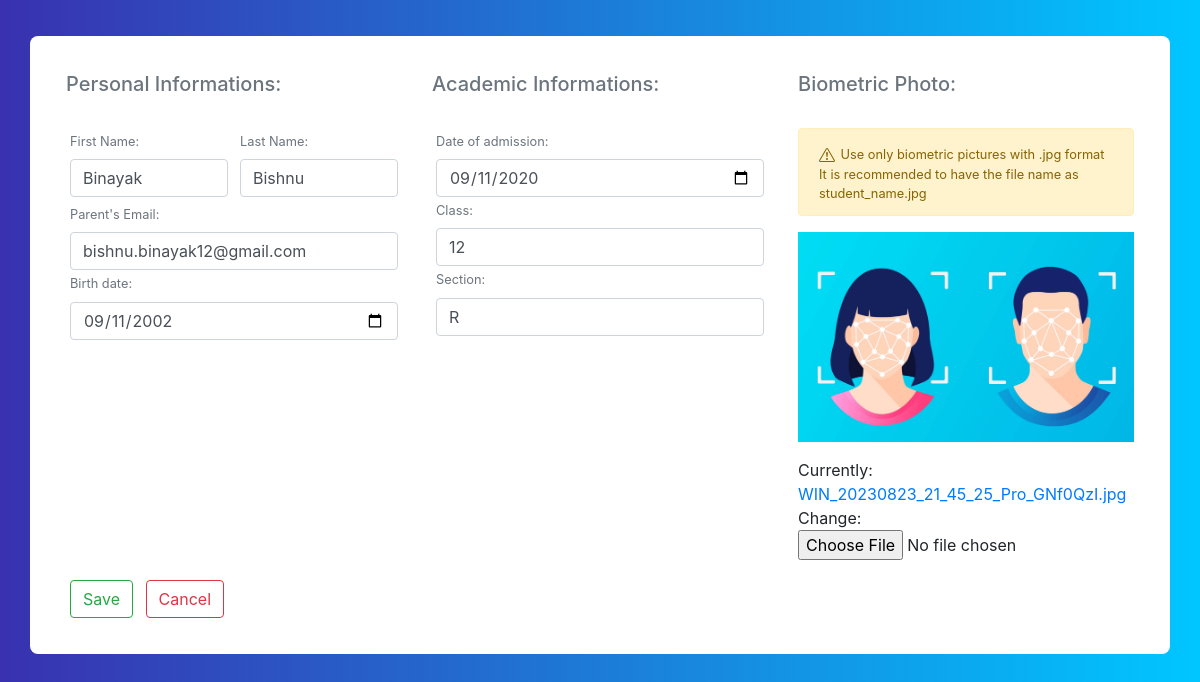
/edit_profile/1/, run on the app's committed database.
### core/models.py (models this page shows, shortened)
class Profile(models.Model):
    first_name = models.CharField(max_length=70)
    last_name = models.CharField(max_length=70)
    date = models.DateField()
    year = models.DateField()
    classinfo = models.IntegerField()
    sectioninfo = models.CharField(max_length=1)
    email = models.EmailField()
    present = models.BooleanField(default=False)
    image = models.ImageField()
    updated = models.DateTimeField(auto_now =True)

### core/views.py (the view)
# urls.py: path('edit_profile/<int:id>/',edit_profile,name='edit_profile'),
def edit_profile(request,id):
    profile = Profile.objects.get(id=id)
    form = ProfileForm(instance=profile)
    if request.method == 'POST':
        form = ProfileForm(request.POST,request.FILES,instance=profile)
        if form.is_valid():
            form.save()
            return redirect('profiles')
    context={'form':form}
    return render(request,'core/add_profile.html',context)

### core/forms.py
class ProfileForm(forms.ModelForm):
    class Meta:
        model = Profile
        fields = '__all__'
        widgets = {
            'date': DateInput(),
            'year': DateInput(),
        }
        exclude = ['present','updated']
    def __init__(self, *args, **kwargs):
        super(ProfileForm, self).__init__(*args, **kwargs)
        self.fields['first_name'].widget.attrs['class'] = 'form-control'
        self.fields['last_name'].widget.attrs['class'] = 'form-control'
        self.fields['date'].widget.attrs['class'] = 'form-control'
        self.fields['year'].widget.attrs['class'] = 'form-control'
        self.fields['email'].widget.attrs['class'] = 'form-control'
        self.fields['sectioninfo'].widget.attrs['class'] = 'form-control'
        self.fields['classinfo'].widget.attrs['class'] = 'form-control'

### core/templates/core/add_profile.html (shortened to what this page needs)
{% extends "core/base.html" %}
{% load static %}
{% block content %}
<div class="container emp-profile pb-3">
    <form method="POST" action="." class="needs-validation" enctype='multipart/form-data'>
        <div class="row">
            <div class="col-md-4">
                <h5 class="text-muted">Personal Informations:</h5><br>
                <div class="d-flex justify-content-between">
                    <div class="m-1 mr-2">
                        <label class="text-muted"><small>First Name:</small></label>
                        {{ form.first_name }}
                    </div>
                    <div class="m-1">
                        <label class="text-muted"><small>Last Name:</small></label>
                        {{ form.last_name }}
                    </div>
                </div>
                <div class="m-1">
                    <label class="text-muted"><small>Parent's Email:</small></label>
                    {{ form.email }}
                </div>
                <div class="m-1">
                    <label class="text-muted"><small>Birth date:</small></label>
                    {{ form.date }}
                </div>
            </div>
            <div class="col-md-4">
                <h5 class="text-muted">Academic Informations:</h5><br>
                <div class="m-1">
                    <label class="text-muted"><small>Date of admission:</small></label>
                    {{ form.year }}
                </div>
                <div class="m-1">
                    <label class="text-muted"><small>Class:</small></label>
                    {{ form.classinfo }}
                </div>
                <div class="m-1">
                    <label class="text-muted"><small>Section:</small></label>
                    {{ form.sectioninfo }}
                </div>
            </div>
            <div class="col-md-4">
                <h5 class="text-muted">Biometric Photo:</h5><br>
                <div>
                    <div class="alert alert-warning">
                        <small>Use only biometric pictures with .jpg format<br>It is recommended to have the file name as student_name.jpg</small>
                    </div>
                    <img src="{% static 'img/bio.jpg'%}" alt="" width="100%">
                </div>
                <div class="mt-3">
                    {{ form.image }}
                </div>
            </div>
        </div>
        <div class="mt-3">
            <button type="submit" class="btn btn-outline-success m-1" id="save">Save</button>
            <a href="{% url 'profiles' %}"><button type="button" class="btn btn-outline-danger m-1">Cancel</button></a>
        </div>
    </form>
</div>
{% endblock content %}

### static/css/details.css (style rules this page uses)
.emp-profile { padding: 3%; margin-top: 3%; margin-bottom: 3%; border-radius: 0.5rem; background: #fff; }

### static/css/body.css (style rules this page uses)
body { background: -webkit-linear-gradient(left, #3931af, #00c6ff); }

### data on the page
Profile: first_name "Binayak", last_name "Bishnu", email "bishnu.binayak12@gmail.com", date "09/11/2002", year "09/11/2020", classinfo "12", sectioninfo "R"
